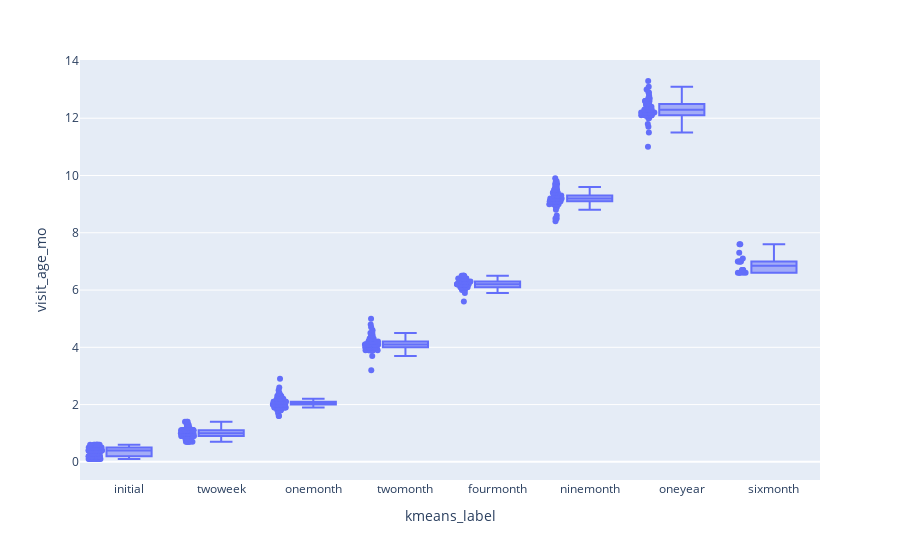

Notebook source saved alongside this figure:
### Markdown cell above
**Data Issue**:

In the plot above the x-axis are the categories and the y-axis is the actuall `visit_age_mo` of the samples. 

<br></br>
We can see that there are some overlaps between the different categories. In order to solve this will use `kmeans` algorithm to cluster points together according to the `visit_age_mo` and train the classification model on those categories.

### Code cell
n_clusters = 8
labels = merge_df.sample_time.unique()
no_sick_df = get_clustered_classification(merge_df,n_clusters = n_clusters, labels=labels,remove_sick=True)


clf = RandomForestClassifier(**best_clf_params)
acc = get_avg_accuracy(clf,no_sick_df,meta_idx,num_runs=20,y='kmeans_label',train_ratio=0.8)
print(f"Accuracy for {n_clusters} clusters = {acc}")

px.box(no_sick_df,x='kmeans_label',y='visit_age_mo',points='all')

### Figure 1 — Plotly figure (JSON) as saved in the notebook; plotly's stock layout.template omitted (floating-point values rounded to 4 significant figures; data arrays with more than 128 entries replaced by an {"elided": "..."} marker saying what was removed)
{"data": [{"alignmentgroup": "True", "boxpoints": "all", "hovertemplate": "kmeans_label=%{x}<br>visit_age_mo=%{y}<extra></extra>", "legendgroup": "", "marker": {"color": "#636efa"}, "name": "", "notched": false, "offsetgroup": "", "orientation": "v", "showlegend": false, "type": "box", "x": {"elided": "783 str values"}, "x0": " ", "xaxis": "x", "y": {"elided": "783 float values"}, "y0": " ", "yaxis": "y"}], "layout": {"boxmode": "group", "legend": {"tracegroupgap": 0}, "margin": {"t": 60}, "xaxis": {"anchor": "y", "domain": [0, 1], "title": {"text": "kmeans_label"}}, "yaxis": {"anchor": "x", "domain": [0, 1], "title": {"text": "visit_age_mo"}}}}
